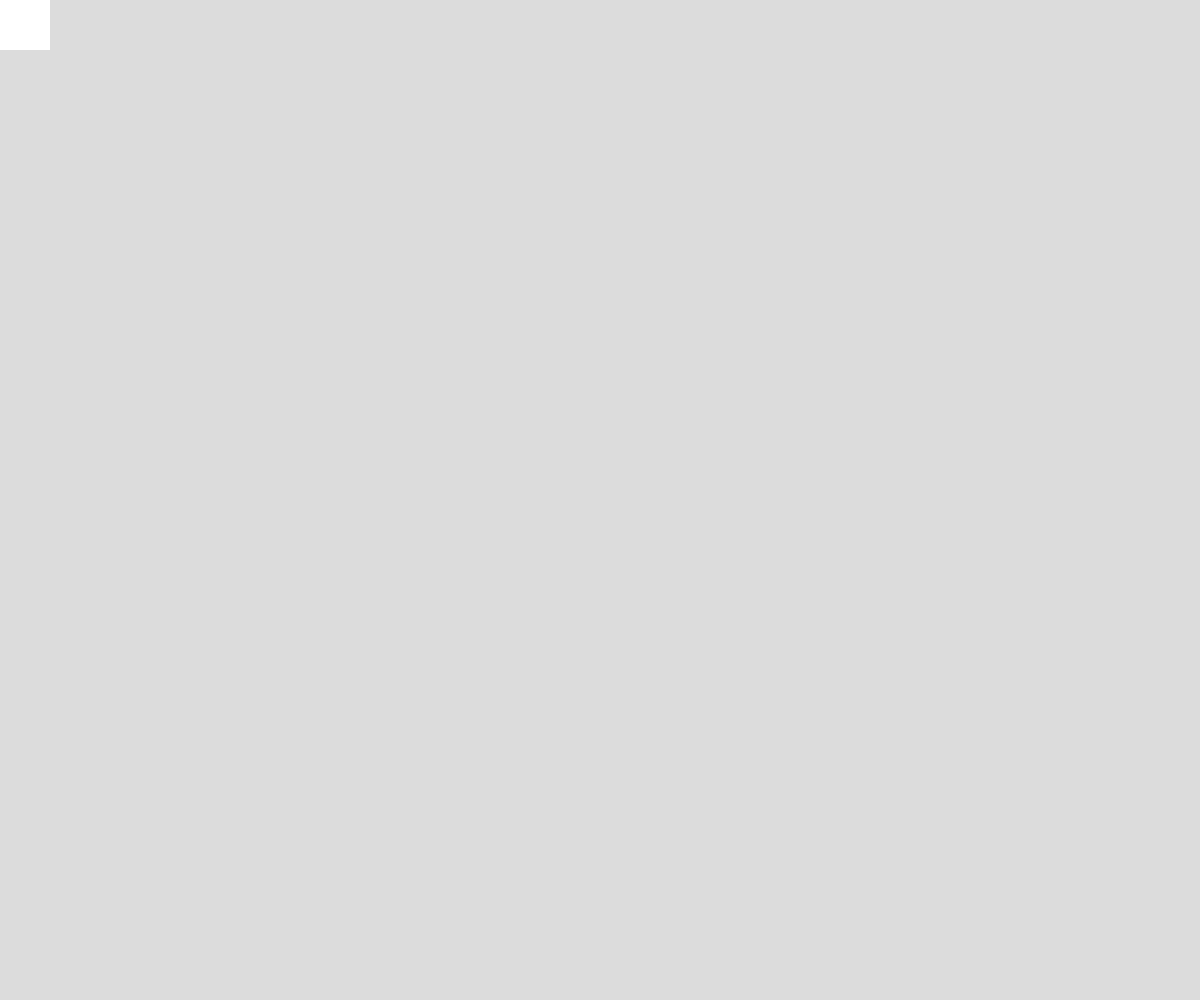
Frame 1 (no input)
Frame 60 (no input): identical to frame 1, image omitted
Frame 120 (the mouse pressed at the canvas centre since frame 60): identical to frame 1, image omitted

The p5.js sketch that drew this single still picture (run headless with seeded random() and noise() and a simulated clock; from frame 60 on, the mouse is pressed at the canvas centre):

// p5.js sketch
// ── sketch.js
// Interactive scene
// Chase
// 9/21/2021
//
let x = 0;
let y = 0;
let radius = 25;
let speed = 5;

function setup() {
  createCanvas(windowWidth, windowHeight);

}

function draw() {
  background(220);
  handleKeys();
  noStroke();
  rect(x, y, radius * 2);
}
function handleKeys(){
  if (keyIsDown(38)){ // "w"
    y -= speed;
  }
  if (keyIsDown(40)){ // "s"
    y += speed;
  }
  if (keyIsDown(37)){ // "a"
    x -= speed;
  }
  if (keyIsDown(39)){ //"d"
    x += speed;
  }
  if (keyIsDown(87)){ // "up arrow"
    y -= speed;
  }
  if (keyIsDown(83)){ // "down arrow"
    y += speed;
  }
  if (keyIsDown(65)){ // "left arrow"
    x -= speed;
  }
  if (keyIsDown(68)){ // "right arrow"
    x += speed;
  }
}
